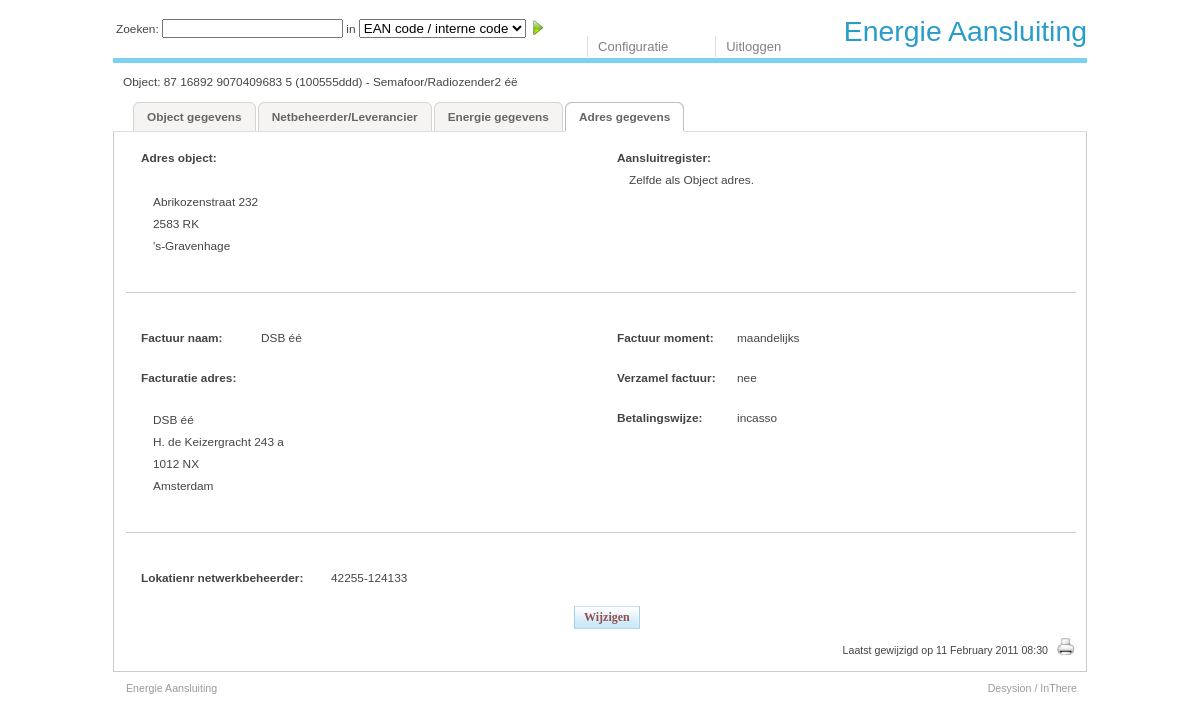
The page /adres.php?id=1 (signed in) on the database its author committed.
### tables this page shows
CREATE TABLE `adressen` (
  `AdresID` int(11) NOT NULL auto_increment,
  `AdresRegel1` tinytext COMMENT 'Vrije tekst',
  `StraatNaam` char(60) default NULL COMMENT 'Vrije tekst',
  `Huisnummer` int(11) default NULL,
  `HuisnummerToevoeging` char(30) default NULL,
  `Postcode` varchar(10) default NULL COMMENT 'Vrije tekst',
  `Plaats` char(60) default NULL COMMENT 'Vrije tekst',
  `Land` int(11) NOT NULL default '1' COMMENT 'Een land',
  `GewijzigdDoor` int(11) NOT NULL COMMENT 'A userid',
  `GewijzigdOp` timestamp NOT NULL default CURRENT_TIMESTAMP,
  PRIMARY KEY  (`AdresID`)
);

CREATE TABLE `objecten_adres` (
  `ObjectID` int(11) NOT NULL,
  `ObjectAdres` int(11) NOT NULL COMMENT 'Een AdresID',
  `LokatieNrNetwerkBeheerder` char(30) NOT NULL,
  `AansluitRegisterAdres` int(11) NOT NULL COMMENT 'Een AdresID',
  `FactuurTenaamStelling` char(50) NOT NULL,
  `FactuurMoment` char(15) NOT NULL,
  `FactuurAdres` int(11) NOT NULL COMMENT 'Een AdresID',
  `FactuurVerzameling` enum('ja','nee','onbekend') NOT NULL,
  `BetalingsWijze` char(30) NOT NULL,
  `GewijzigdDoor` int(11) NOT NULL COMMENT 'A userid',
  `GewijzigdOp` timestamp NOT NULL default CURRENT_TIMESTAMP,
  PRIMARY KEY  (`ObjectID`)
);

### lib/config.inc.php (called while the page is built, shortened)
<?php
$cfg['enable_reg'] = true;
$cfg['disable_login'] = false;
$cfg['public_login'] = false;
$cfg['enable_debug'] = true;
$cfg['title'] = 'Energie Aansluiting';
$cfg['config_page'] = 'configuratie.php';
$cfg['logout_page'] = 'logout.php';
$cfg['index_page'] = 'index.php';
$cfg['login_page'] = 'login.php';
$cfg['about_page'] = 'about.php';
$cfg['register_page'] = 'register.php';
$cfg['object_page'] = 'object.php';
$cfg['netbeheer_page'] = 'netbeheer.php';
$cfg['energie_page'] = 'energie.php';
$cfg['adres_page'] = 'adres.php';
$cfg['format']['strf_time_updated'] = "%e %B %G %H:%M";
$cfg['format']['strf_time_default'] = "%e %B %G %H:%M";
$cfg['format']['strf_time_list'] = "%d %b %G %H:%M";
$cfg['format']['strf_time_date_full'] = "%e %B %G";
$cfg['form']['text_input']['max_length'] = 50;
$cfg['form']['text_input']['size'] = 25;
$cfg['form']['text_area']['cols'] = 22;
$cfg['form']['text_area']['rows'] = 2;
$cfg['values']['eigenaar']['eigen'] = 'eigen';
$cfg['values']['eigenaar']['derde'] = 'derde';
$cfg['values']['eigenaar']['huur'] = 'huur';
$cfg['values']['eigenaar']['onbekend'] = 'onbekend';
$cfg['values']['stroomtype']['groen'] = 'groen';
$cfg['values']['stroomtype']['grijs'] = 'grijs';
$cfg['values']['stroomtype']['onbekend'] = 'onbekend';
$cfg['values']['grootkleinverbruik']['KVB'] = 'KVB';
$cfg['values']['grootkleinverbruik']['GVB'] = 'GVB';
$cfg['values']['inbedrijf']['ja'] = 'ja';
$cfg['values']['inbedrijf']['nee'] = 'nee';
$cfg['values']['inbedrijf']['onbekend'] = 'onbekend';
$cfg['values']['energiescan']['ja'] = 'ja';
$cfg['values']['energiescan']['nee'] = 'nee';
$cfg['values']['energiescan']['onbekend'] = 'onbekend';
$cfg['values']['energielabel']['A'] = 'A';
$cfg['values']['energielabel']['B'] = 'B';
$cfg['values']['energielabel']['C'] = 'C';
$cfg['values']['energielabel']['D'] = 'D';
$cfg['values']['energielabel']['E'] = 'E';
$cfg['values']['energielabel']['F'] = 'F';
$cfg['values']['energielabel']['G'] = 'G';
$cfg['values']['energielabel']['onbekend'] = 'onbekend';
$cfg['values']['LED']['ja'] = 'ja';
$cfg['values']['LED']['nee'] = 'nee';
$cfg['values']['LED']['onbekend'] = 'onbekend';
$cfg['values']['energielabelafmelding']['ja'] = 'ja';
$cfg['values']['energielabelafmelding']['nee'] = 'nee';
$cfg['values']['energielabelafmelding']['onbekend'] = 'onbekend';
$cfg['values']['bijzondereaansluiting']['ja'] = 'ja';
$cfg['values']['bijzondereaansluiting']['nee'] = 'nee';
$cfg['values']['bijzondereaansluiting']['onbekend'] = 'onbekend';
$cfg['values']['energiebelasting']['groep'] = 'groep';
$cfg['values']['energiebelasting']['normaal'] = 'normaal';
$cfg['values']['energiebelasting']['onbekend'] = 'onbekend';
$cfg['values']['factuurmoment']['maandelijks'] = 'maandelijks';
$cfg['values']['factuurmoment']['januari'] = 'januari';
?>

### lib/dao/BaseDAO.php (called while the page is built, shortened)
<?php
class BaseDAO {
    var $DB = null;
    var $RS = null;
    function connect($dbserver, $dbname, $dbuser, $dbpass) {
        if($this->DB == null) {
            $this->RS = null;
            $this->DB = mysql_connect ($dbserver, $dbuser, $dbpass)
                or $error_message = mysql_errno().": ".mysql_error();
        }
    }
    function exec($sql) {
        if($this->DB != null) {
            $this->RS = mysql_query ($sql);
      }
        return $this->RS;
    }
    function getObject() {
        $obj = null;
        if($this->RS != null) {
            $obj = mysql_fetch_object ($this->RS);
        }
        return $obj;
    }
}
?>

### lib/dao/AdressenDAO.php (called while the page is built, shortened)
<?php
class AdressenDAO extends BaseDAO {
	var $SQL_SELECT = "SELECT * FROM `adressen` ";
	function findByPK($AdresID) {
	$this->sql = $this->SQL_SELECT . "WHERE (AdresID='$AdresID')";
		$this->exec($this->sql);
		if($this->numRows() > 0 ) {
			$row = $this->getObject();
			$vo = new AdressenVO(
				$row->AdresID,
				$row->AdresRegel1,
				$row->StraatNaam,
				$row->Huisnummer,
				$row->HuisnummerToevoeging,
				$row->Postcode,
				$row->Plaats,
				$row->Land,
				$row->GewijzigdDoor,
				$row->GewijzigdOp
			);
			return $vo;
		} else {
			return null;
		}
	}
}
?>

### lib/model/ObjectenAdresVO.php (called while the page is built, shortened)
<?php
class ObjectenAdresVO extends BaseVO {
	function ObjectenAdresVO(
		$ObjectID= 0,
		$ObjectAdres= 0,
		$LokatieNrNetwerkBeheerder= "",
		$AansluitRegisterAdres= 0,
		$FactuurTenaamStelling= 0,
		$FactuurMoment= "",
		$FactuurAdres= 0,
		$FactuurVerzameling= 0,
		$BetalingsWijze= "",
		$GewijzigdDoor= 0,
		$GewijzigdOp= "",
    $EanCode = 0,
		$InterneCodering = "",
    $ObjectNaam = ""
	) {
		$this->LokatieNrNetwerkBeheerder = $LokatieNrNetwerkBeheerder;
		$this->FactuurTenaamStelling = $FactuurTenaamStelling;
		$this->FactuurMoment = $FactuurMoment;
		$this->FactuurVerzameling = $FactuurVerzameling;
		$this->BetalingsWijze = $BetalingsWijze;
	}
}
?>

### lib/dao/ObjectenAdresDAO.php (called while the page is built, shortened)
<?php
class ObjectenAdresDAO extends BaseDAO {
	var $SQL_SELECT = "SELECT `objecten_adres`.*, `objecten_basis`.EanCode, `objecten_basis`.InterneCodering, `objecten_basis`.ObjectNaam
                     FROM `objecten_adres`, `objecten_basis`
											WHERE `objecten_basis`.ObjectID = `objecten_adres`.ObjectID";
	function findByPK($ObjectID) {
	$this->sql = $this->SQL_SELECT . " AND (`objecten_adres`.ObjectID='$ObjectID')";
    $this->exec($this->sql);
		if($this->numRows() > 0 ) {
			$row = $this->getObject();
			$vo = new ObjectenAdresVO(
				$row->ObjectID,
				$row->ObjectAdres,
				$row->LokatieNrNetwerkBeheerder,
				$row->AansluitRegisterAdres,
				$row->FactuurTenaamStelling,
				$row->FactuurMoment,
				$row->FactuurAdres,
				$row->FactuurVerzameling,
				$row->BetalingsWijze,
				$row->GewijzigdDoor,
				$row->GewijzigdOp,
        $row->EanCode,
				$row->InterneCodering,
				$row->ObjectNaam
			);
			return $vo;
		} else {
			return null;
		}
	}
}
?>

### lib/functions.inc.php (called while the page is built, shortened)
<?php
function get_search_fields() {
	if (isset($_GET['s']))  $_search['str'] = $_GET['s'];
	elseif (isset($_POST['s']))  $_search['str'] = $_POST['s'];
	else $_search['str'] = false;
	if (isset($_GET['o'])) $_search['opt'] = $_GET['o'];
	elseif (isset($_POST['o'])) $_search['opt'] = $_POST['o'];
  else $_search['opt']  = false;
  return $_search;
}
?>

### adres.php (the view, shortened to what this page needs)
<?php
require_once 'lib/base.inc.php';
if (isset($_GET['id'])) $_objectid = $_GET['id'];
else fatal_error("Er is geen object gespecificeerd.");
$_search = get_search_fields();
$dao_obj = new ObjectenAdresDAO();
$vo = $dao_obj->findByPK($_objectid);
$adr = array('ObjectAdres' => "Adres object:", 'AansluitRegisterAdres' => "Aansluitregister:", 'FactuurAdres' => "Facturatie adres:");
$dao_adr = new AdressenDAO();
$_updatetime = $vo->GewijzigdOp;
$_n = 8;
$table =  n($_n+0) . "<table id=\"table_main\">\n";
$table .= n($_n+2) . "<tr>\n";
foreach($adr as $key=>$value) {
	if (!$vo->$key) {
		$table .= n($_n+4) . "<td>\n";
		$table .= n($_n+6) . "<table class=\"table_organization\">\n";
		$table .= n($_n+8) . "<tr>\n";
		$table .= n($_n+10) . "<td class=\"td_org_title\">$value</td>\n";
		$table .= n($_n+8) . "</tr>\n";
		$table .= n($_n+8) . "<tr>\n";
		$table .= n($_n+10) . "<td>Onbekend</td>\n";
		$table .= n($_n+8) . "</tr>\n";
		$table .= n($_n+6) . "</table>\n";
		$table .= n($_n+4) . "</td>\n";
	} elseif ($key != "FactuurAdres") {
		$vo_array[$vo->$key] = $dao_adr->findByPK($vo->$key);
		if ($key == "AansluitRegisterAdres" && $vo->AansluitRegisterAdres == $vo->ObjectAdres) $adr_lines[0] = "Zelfde als Object adres.";
		else {
			$adr_lines[] = $vo_array[$vo->$key]->AdresRegel1;
			$adr_lines[] = $vo_array[$vo->$key]->StraatNaam . " " . $vo_array[$vo->$key]->Huisnummer . " " . $vo_array[$vo->$key]->HuisnummerToevoeging;
			$adr_lines[] = $vo_array[$vo->$key]->Postcode;
			$adr_lines[] = $vo_array[$vo->$key]->Plaats;
		}
		$table .= n($_n+4)  . "<td>\n";
		$table .= n($_n+6)  . "<table class=\"table_address\">\n";
		$table .= n($_n+8)  . "<tr>\n";
		$table .= n($_n+10) . "<td class=\"td_adr_title\">$value</td><td></td>\n";
		$table .= n($_n+8)  . "</tr>\n";
		$table .= n($_n+8)  . "<tr>\n";
		$table .= n($_n+10) . "<td colspan=\"2\">\n";
		$table .= n($_n+12) . "<div id=\"div_$key\">\n";
		$table .= n($_n+14) . "<table>\n";
		$table .= n($_n+16) . "<tr><td>" . $adr_lines[0] . "</td></tr>\n";
		if (isset($adr_lines[1])) $table .= n($_n+16) . "<tr><td>" . $adr_lines[1] . "</td></tr>\n";
		if (isset($adr_lines[2])) $table .= n($_n+16) . "<tr><td>" . $adr_lines[2] . "</td></tr>\n";
		if (isset($adr_lines[3])) $table .= n($_n+16) . "<tr><td>" . $adr_lines[3] . "</td></tr>\n";
		$table .= n($_n+14) . "</table>\n";
		$table .= n($_n+12) . "</div>\n";
		$table .= n($_n+10) . "</td>\n";
		$table .= n($_n+8) . "</tr>\n";
		$table .= n($_n+6) . "</table>\n";
		$table .= n($_n+4) . "</td>\n";
		$table .= n($_n+4) . "<td></td>\n";
		unset($adr_lines);
	}
}
$table .= n($_n+2) . "</tr>\n";
$table .= n($_n+2) . "<tr class=\"tr_small_empty_line \">\n";
$table .= n($_n+4) . "<td class=\"td_border_bottom\" colspan=\"8\"></td>\n";
$table .= n($_n+2) . "</tr>\n";
$table .= n($_n+2) . "<tr class=\"tr_small_empty_line \">\n";
$table .= n($_n+4) . "<td colspan=\"8\"></td>\n";
$table .= n($_n+2) . "</tr>\n";
$facturatie = $dao_adr->findByPK($vo->FactuurAdres);
if ($facturatie->AdresRegel1 != "") $adr_lines[] =  $facturatie->AdresRegel1;
$adr_lines[] = $facturatie->StraatNaam . " " . $facturatie->Huisnummer . " " . $facturatie->HuisnummerToevoeging;
$adr_lines[] = $facturatie->Postcode;
$adr_lines[] = $facturatie->Plaats;
$table .= n($_n+2) . "<tr>\n";
$table .= n($_n+4) . "<td>\n";
$table .= n($_n+6) . "<table class=\"table_address\">\n";
$table .= n($_n+8) . "<tr>\n";
$table .= n($_n+10) . "<td class=\"td_adr_title\">Factuur naam:</td><td>". $vo->FactuurTenaamStelling . "</td>\n";
$table .= n($_n+8) . "</tr>\n";
$table .= n($_n+8) . "<tr><td></td></tr>\n";
$table .= n($_n+8) . "<tr>\n";
$table .= n($_n+10) . "<td class=\"td_adr_title\">$value</td><td></td>\n";
$table .= n($_n+8)  . "</tr>\n";
		$table .= n($_n+8) . "<tr class=\"tr_small_empty_line\"><td colspan=\"2\"></td></tr>\n";
$table .= n($_n+8)  . "<tr>\n";
$table .= n($_n+10) . "<td colspan=\"2\">\n";
$table .= n($_n+12) . "<div id=\"div_$key\">\n";
$table .= n($_n+14) . "<table>\n";
$table .= n($_n+16) . "<tr><td>" . $adr_lines[0] . "</td></tr>\n";
if (isset($adr_lines[1])) $table .= n($_n+16) . "<tr><td>" . $adr_lines[1] . "</td></tr>\n";
if (isset($adr_lines[2])) $table .= n($_n+16) . "<tr><td>" . $adr_lines[2] . "</td></tr>\n";
if (isset($adr_lines[3])) $table .= n($_n+16) . "<tr><td>" . $adr_lines[3] . "</td></tr>\n";
$table .= n($_n+14) . "</table>\n";
$table .= n($_n+12) . "</div>\n";
$table .= n($_n+10) . "</td>\n";
$table .= n($_n+8) . "</tr>\n";
$table .= n($_n+6) . "</table>\n";
$table .= n($_n+4) . "</td>\n";
$table .= n($_n+4) . "<td></td>\n";
$table .= n($_n+4) . "<td>\n";
$table .= n($_n+6) . "<table class=\"table_address\">\n";
$table .= n($_n+8) . "<tr>\n";
$table .= n($_n+10) . "<td class=\"td_adr_title\">Factuur moment:</td><td>". $vo->FactuurMoment . "</td>\n";
$table .= n($_n+8) . "</tr>\n";
$table .= n($_n+8) . "<tr><td></td></tr>\n";
$table .= n($_n+8) . "<tr>\n";
$table .= n($_n+10) . "<td class=\"td_adr_title\">Verzamel factuur:</td><td>". $vo->FactuurVerzameling . "</td>\n";
$table .= n($_n+8) . "</tr>\n";
$table .= n($_n+8) . "<tr><td></td></tr>\n";
$table .= n($_n+8) . "<tr>\n";
$table .= n($_n+10) . "<td class=\"td_adr_title\">Betalingswijze:</td><td>". $vo->BetalingsWijze . "</td>\n";
$table .= n($_n+8) . "</tr>\n";
$table .= n($_n+6) . "</table>\n";
$table .= n($_n+4) . "</td>\n";
$table .= n($_n+2) . "</tr>\n";
$table .= n($_n+2) . "<tr class=\"tr_small_empty_line \">\n";
$table .= n($_n+4) . "<td class=\"td_border_bottom\" colspan=\"8\"></td>\n";
$table .= n($_n+2) . "</tr>\n";
$table .= n($_n+2) . "<tr class=\"tr_small_empty_line \">\n";
$table .= n($_n+4) . "<td colspan=\"8\"></td>\n";
$table .= n($_n+2) . "</tr>\n";
$table .= n($_n+2) . "<tr>\n";
$table .= n($_n+4) . "<td>\n";
$table .= n($_n+6) . "<table class=\"table_address\">\n";
$table .= n($_n+8) . "<tr>\n";
$table .= n($_n+10) . "<td class=\"td_netwerkb_title\">Lokatienr netwerkbeheerder:</td><td>". $vo->LokatieNrNetwerkBeheerder . "</td>\n";
$table .= n($_n+8) . "</tr>\n";
$table .= n($_n+6) . "</table>\n";
$table .= n($_n+4) . "</td>\n";
$table .= n($_n+2) . "</tr>\n";
$table .= n($_n+0) . "</table>\n";
echo $table;
echo edit_button($_objectid, "adres_edit.php",$_search);
if($_updatetime != "") html_updated($_updatetime, $_objectid);
?>

### css/main.css (style rules this page uses)
* { margin:0; padding:0; }
* body { font-size:.74em; font-family:Tahoma, Arial, Trebuchet MS, Tahoma, sans-serif; line-height:1.64em; background:#FFF; color:#444; }
td { vertical-align: top; }
#table_main { vertical-align: top; font-weight: none; width:1004px; width: 954px; }
#table_main tr, #register_table tr { height: 27px; }
.tr_small_empty_line { height: 15px; }
.td_border_bottom { border-bottom:1px solid #ccc; }
.table_address { border: 0; padding: 5px; border-spacing: 0; width: 400px; }
.table_address tr { height: 20px !important; vertical-align: top; }
.table_address td { padding-left: 10px; vertical-align: top; }
.td_netwerkb_title, td_netwerkb_title_red { width: 180px !important; font-weight: bold; }
.td_adr_title, .td_adr_title_red { width: 110px !important; font-weight: bold; }

### rows shown on the page
adressen: Postcode "2583 RK", Plaats "'s-Gravenhage"
objecten_adres: FactuurTenaamStelling "DSB éé", FactuurMoment "maandelijks", FactuurVerzameling "nee", BetalingsWijze "incasso", LokatieNrNetwerkBeheerder "42255-124133"
adressen: AdresRegel1 "DSB éé", Postcode "1012 NX", Plaats "Amsterdam"

### other values the page prints
$cfg['title'] "Energie Aansluiting"
$obj_ref "Object: 87 16892 9070409683 5 (100555ddd) - Semafoor/Radiozender2 éë"
$value "Adres object:"
$adr_lines[1] "Abrikozenstraat 232"
$value "Aansluitregister:"
$adr_lines[0] "Zelfde als Object adres."
$value "Facturatie adres:"
$adr_lines[1] "H. de Keizergracht 243 a"
$buf "Laatst gewijzigd op 11 February 2011 08:30"
